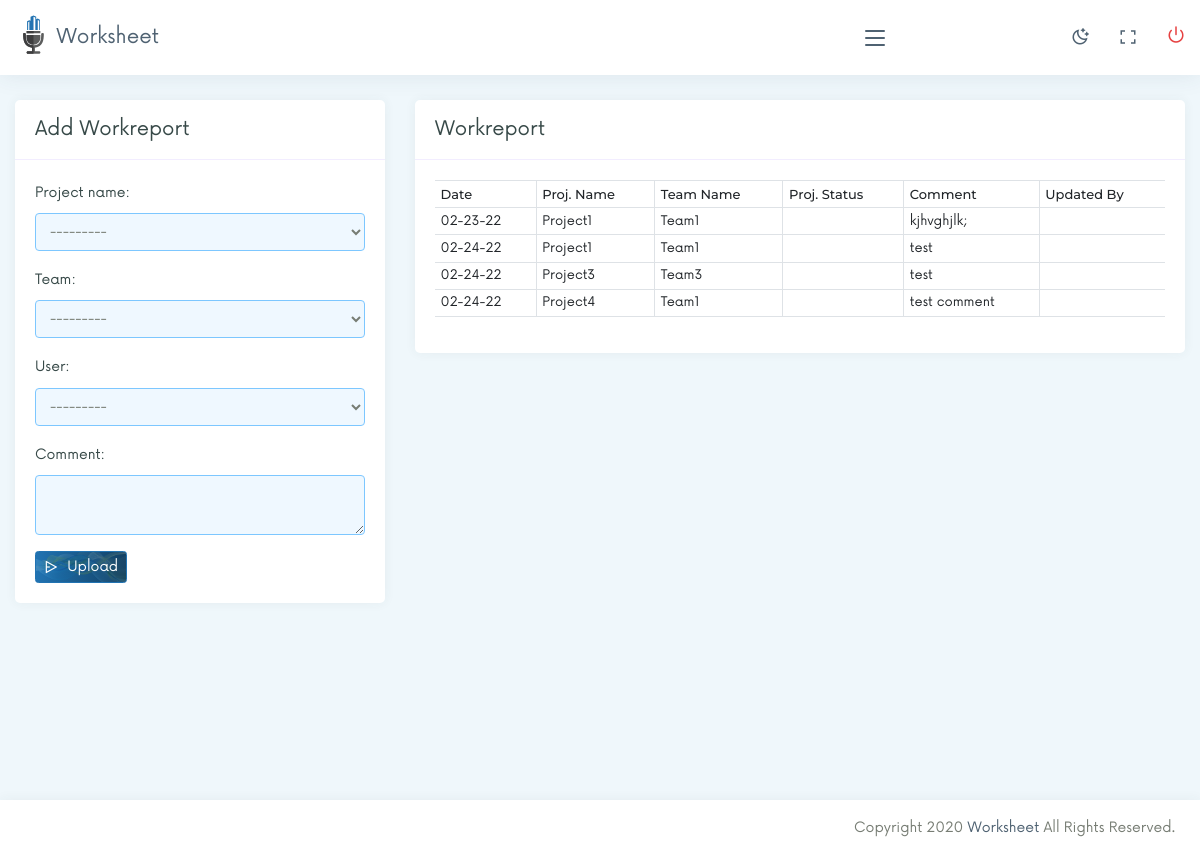
/work_report/ (signed in), run on the app's committed database.
### Worksheet_user/models.py (models this page shows, shortened)
class Workreport(models.Model):
    project_name = models.CharField(max_length=100, blank=True)
    team = models.CharField(max_length=100, blank=True)
    date = models.DateTimeField(default=datetime.now)
    user = models.CharField(max_length=100, blank=True)
    comment = models.TextField()
    updated_by = models.CharField(max_length=100, blank=True)

### Worksheet_user/views.py (the view, shortened to what this page needs)
# urls.py: path('work_report/', views.workreport, name="work_report"),
@login_required
def workreport(request):
    workreport = models.Workreport.objects.all()
    return render(request, "main/workreport.html", {"form":WorkReportForm, "workreport":workreport})

### Worksheet_user/models.py (called while the page is built)
    def __str__(self):
        return self.name

    def __str__(self):
        return self.name

### templates/main/workreport.html (shortened to what this page needs)
{% extends 'base/base_main.html' %}
{% load static %}
{% block content %}
<div id="content-page" class="content-page">
   <div class="container-fluid">
        <div class="row">
            <div class="col-lg-4">
                <div class="iq-card">
                    <div class="iq-card-header d-flex justify-content-between">
                        <div class="iq-header-title">
                            <h4 class="card-title">Add Workreport</h4>
                        </div>
                    </div>
                    <div class="iq-card-body">
                         <form action="" method="post">
                            <div class="row">
                                {% for fm in form %}
                                    <div class="form-group col-md-12">
                                        {{fm.label_tag}}
                                        {{fm}}
                                    </div>
                                {% endfor%}
                                <div class="col-md-12 form-group text-left mb-0">
                                    <button class="btn btn-sm btn-primary" type="submit"><i class="ri ri-send-plane-2-line"></i> Upload</button>
                                </div>
                            </div>
                        </form>
                    </div>
                </div>
            </div>
            <div class="col-lg-8">
                <div class="iq-card">
                    <div class="iq-card-header d-flex justify-content-between">
                        <div class="iq-header-title">
                            <h4 class="card-title">Workreport</h4>
                        </div>
                    </div>
                    <div class="iq-card-body">
                        <div class="new-user-info">
                            <table class="table table-responsive-md">
                                <thead>
                                   <tr>
                                      <th>Date</th>
                                      <th>Proj. Name</th>
                                      <th>Team Name</th>
                                      <th>Proj. Status</th>
                                      <th>Comment</th>
                                      <th>Updated By</th>
                                   </tr>
                                </thead>
                                <tbody>
                                    {% for report in workreport %}
                                        <tr>
                                            <td>{{report.date|date:"m-d-y"}}</td>
                                            <td>{{report.project_name}}</td>
                                            <td>{{report.team}}</td>
                                            <td>{{report.project_name.project_status}}</td>
                                            <td>{{report.comment}}</td>
                                            <td>{{report.user.first_name}} {{report.user.last_name}}</td>
                                        </tr>
                                    {% endfor %}
                                </tbody>
                             </table>
                        </div>
                    </div>
                </div>
            </div>
        </div>
    </div>
</div>
{% endblock content %}

### static/css/all_style.css (style rules this page uses)
body { font-family: "Now", sans-serif; font-weight: 400; font-style: normal; font-size: 14px; line-height: 1.8; padding: 0; margin: 0; color: #777d74; background: #eff7fb; }
.btn { -webkit-transition: all 0.5s ease-out 0s; -moz-transition: all 0.5s ease-out 0s; -ms-transition: all 0.5s ease-out 0s; -o-transition: all 0.5s ease-out 0s; transition: all 0.5s ease-out 0s; }
a, button, input, btn { outline: medium none !important; }
h1, h2, h3, h4, h5, h6 { font-family: "Now", sans-serif; font-weight: 400; margin: 0px; line-height: 1.5; color: #374948; }
label { font-weight: normal; }
h4 { font-size: 1.4em; }
label { color: #374948; }
.iq-card-body form .form-group input, .iq-card-body form .form-group select, .iq-card-body form .form-group textarea, .form-control, .sign-in-from form input { display: block; width: 100%; border: 1px solid #ced4da; border-radius: 0.25rem; height: 38px; line-height: 38px; border: 1px solid #7dc7ff; font-size: 14px; color: #777d74; background: #eff8ff; padding: 0 10px; }
.iq-card-body form .form-group textarea { min-height: 60px; }
th { font-weight: 600; }
.iq-card { background: #ffffff; -webkit-border-radius: 15px; -moz-border-radius: 15px; border-radius: 5px; margin-bottom: 30px; border: none; -webkit-box-shadow: 0px 0px 12px 0px rgba(55, 73, 72, 0.06); -moz-box-shadow: 0px 0px 12px 0px rgba(55, 73, 72, 0.06); box-shadow: 0px 0px 12px 0px rgba(55, 73, 72, 0.06); }
.iq-card-body { padding: 20px; }
.iq-card .iq-card-header { padding: 0 20px; min-height: 60px; border-bottom: 1px solid #f2edff; -ms-flex-align: center !important; align-items: center !important; }
.iq-card .iq-card-header .iq-header-title { display: inline-block; align-self: center !important; }
.iq-card .iq-card-header .iq-header-title .card-title { margin-bottom: 0; }
.btn { font-size: 14px; font-family: "Now", sans-serif; }
.btn i { margin-right: 5px; }
.btn-primary { background: url(../images/bg_header.png),linear-gradient(to right, rgb(33 115 178) 0%, #124064 100%); background-size: 100%; background-position: 0px 100%; background-repeat: no-repeat; border-color: #2173b2; }

### static/css/style.css (style rules this page uses)
th { font-weight: 500; font-family: 'Montserrat', sans-serif; border-right: 1px solid #ddd; }
.content-page { margin-left: 220px; overflow: hidden; padding: 100px 15px 0; min-height: 100vh; -webkit-transition: all 0.3s ease-out 0s; -moz-transition: all 0.3s ease-out 0s; -ms-transition: all 0.3s ease-out 0s; -o-transition: all 0.3s ease-out 0s; transition: all 0.3s ease-out 0s; }
.table th:last-child, .table td:last-child { border-right: 0; }
.table td, .table th { padding: 0.35rem; border-right: 1px solid #dee2e6; }
.table thead th, .table tbody td { border-bottom: 1px solid #dee2e6; font-size: 13px; line-height: 15px; }

### static/css/responsive.css (style rules this page uses)
@media (max-width:1299px) { .content-page, body.sidebar-main .content-page { margin-left: 0; padding: 100px 0 0; } }

### data on the page
Workreport: date "02-23-22", project_name "Project1", team "Team1", comment "kjhvghjlk;"
Workreport: date "02-24-22", project_name "Project1", team "Team1", comment "test"
Workreport: date "02-24-22", project_name "Project3", team "Team3", comment "test"
Workreport: date "02-24-22", project_name "Project4", team "Team1", comment "test comment"

### other printed values
{{ fm.label_tag }} "Project name:" "Team:" "User:" "Comment:"
